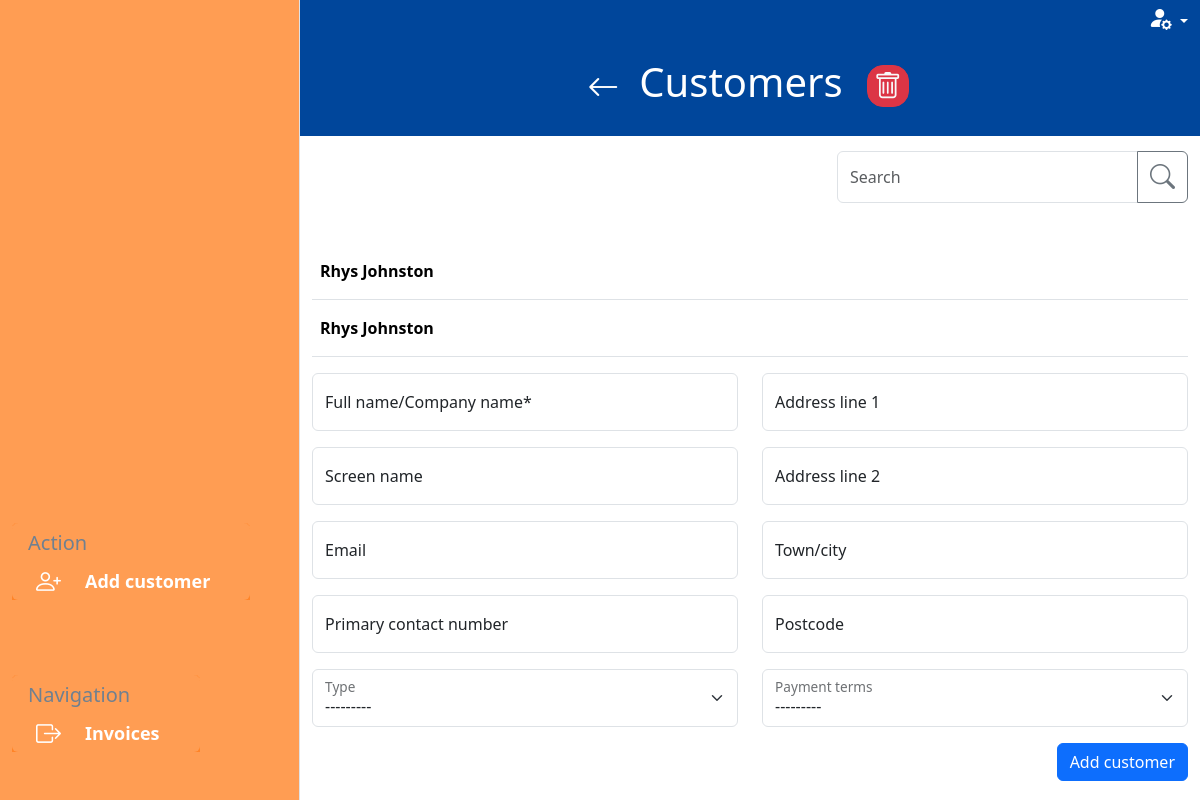
Before: /customers/ with the older database file.
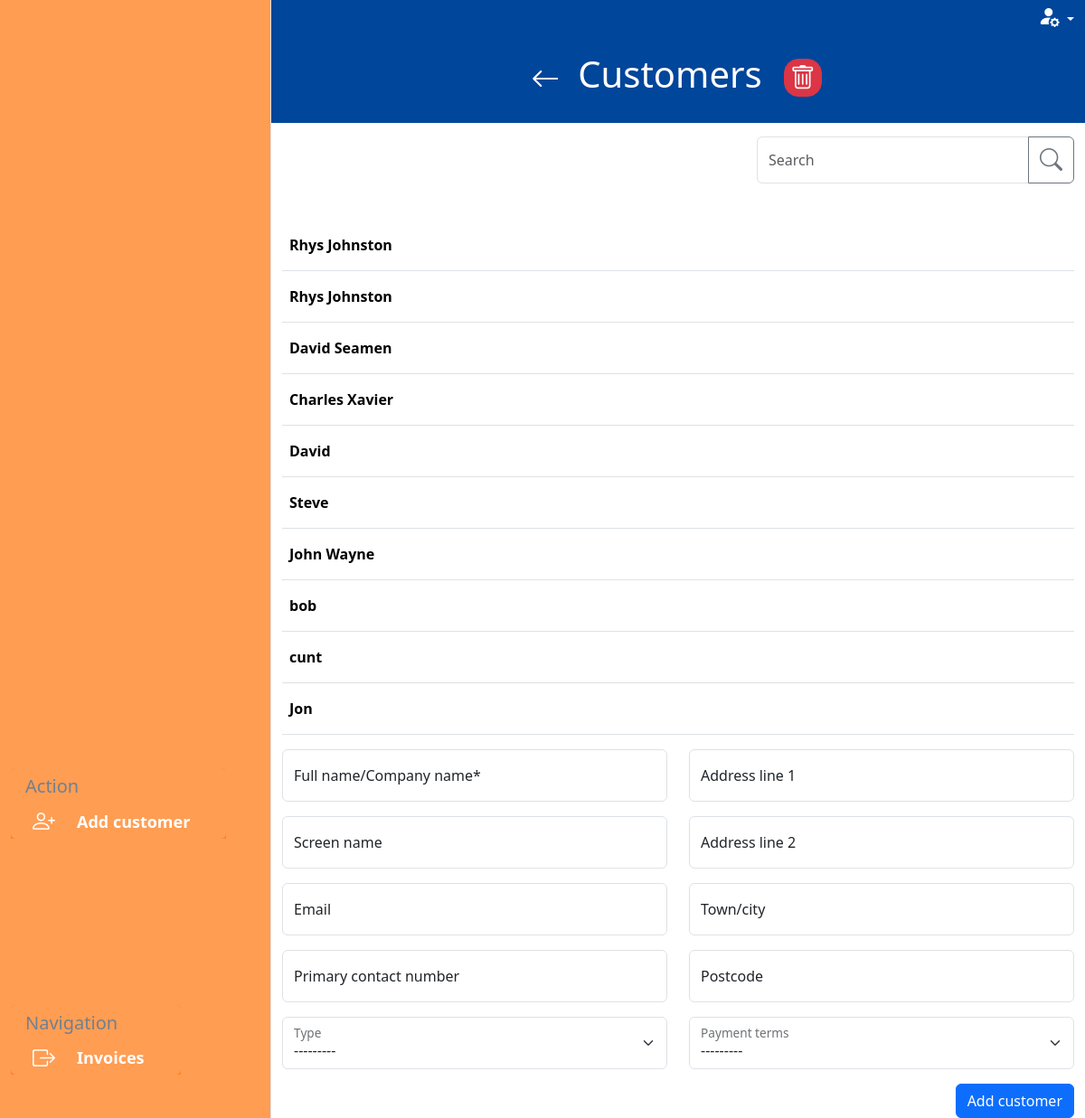
After: the same page with the newer database file.
### customer/models.py (models this page shows, shortened)
class Customer(models.Model):
    class CustomerType(models.IntegerChoices):
        TRADE = '1', 'Trade'
        PRIVATE = '2', 'Private'
    class PaymentTerms(models.IntegerChoices):
        PIA = '1', 'Payment in advance'
        NET_7 = '2', '7 days'
        NET_14 = '3', '14 days'
        NET_30 = '4', '30 days'
        NET_60 = '5', '60 days'
    name = models.CharField(max_length=20, blank=False, null=False)
    friendly_name = models.CharField(max_length=10, blank=True, null=True)
    type = models.PositiveSmallIntegerField(
        choices=CustomerType.choices, blank=True, null=True)
    address_line_1 = models.CharField(max_length=27, blank=True, null=True)
    address_line_2 = models.CharField(max_length=27, blank=True, null=True)
    city_region = models.CharField(max_length=27, blank=True, null=True)
    postcode = models.CharField(max_length=10, blank=True, null=True)
    contact_number_primary = models.CharField(max_length=20, blank=True, null=True)
    email = models.CharField(max_length=20, blank=True, null=True)
    payment_terms = models.PositiveSmallIntegerField(
        choices=PaymentTerms.choices, blank=True, null=True)
    active = models.BooleanField(default=True, blank=True, null=True)
    slug = models.SlugField(max_length=100, unique=True, blank=False, null=False)

### customer/views.py (the view)
# urls.py: path('', views.customer_list, name='customer_list'),
def customer_list(request):
    customers = Customer.objects.filter(active=True)
    form = CustomerForm()
    previous_url = 'customer_list'
    delete_url = 'customer_list'
    template = 'customer/customer_list.html'
    context = {
        'customer_list': customers,
        'form': form,
        'previous_url': 'customer_list',
        'delete_url': delete_url,
    }
    return render(request, template, context)

### customer/forms.py (called while the page is built)
def add_or_edit_path(slug):
    if slug:
        path = reverse('edit_customer', args=[slug])
    else:
        path = reverse('add_customer')
    return path

### customer/templates/customer/customer_list.html
{% extends "base_dashboard.html" %}
{% load static %}
{% load crispy_forms_tags %}
{% block css %}
{{block.super}}
    <link rel="stylesheet" href="{% static 'invoice/css/invoice.css' %}">
{% endblock %}
{% block page_title %}Customers{% endblock %}Customer List{% block page_heading %}Customers{% endblock %}
{% block side_menu_action_items %}
    <a href="" class="btn side-menu-link text-white"><i class="bi bi-person-plus"></i> <span>Add customer</span></a>
{% endblock side_menu_action_items %}
{% block side_menu_nav_items %}
    <a href="{% url 'invoice_list' %}" class="btn side-menu-link text-white"><i class="bi bi-box-arrow-right"></i><span>Invoices</span></a>
{% endblock side_menu_nav_items %}
{% block filter_search %}
    <div class="col-12 offset-md-7 col-md-5">
        <div class="input-group mb-3">
            <input type="text" class="form-control" placeholder="Search" aria-label="Search"
                aria-describedby="button-addon2">
            <button class="btn btn-outline-secondary" type="submit" id="button-addon2"><i class="bi bi-search"></i></button>
        </div>
    </div>
{% endblock %}
{% block dashboard_content %}
    <table class="table table-hover align-middle">
        <tbody>
            {% for customer in customer_list %}
                <tr>
                    <th scope="row"><a href="{% url 'customer_summary' slug=customer.slug  %}">{{ customer.name }}</a></th>
                </tr>
            {% endfor %}
        </tbody>
    </table>
    {% crispy form %}
{% endblock %}

### templates/base_dashboard.html (shortened to what this page needs)
{% extends "base.html" %}
{% load static %}
{% block content %}
  <div class="container-fluid vh-100 main-container">
      <div class="row h-100">
      <div class="col-lg-3 d-none d-lg-block side-menu">
        <div class="container-fluid vh-100 border-end">
          <div class="row h-50">
            <div class="col-12"></div>
          </div>
          <div class="row h-25">
            <div class="col-12 action-container side-menu-container d-flex align-items-end">
              <div class="card">
                <div class="card-header">
                  <h5 class="card-title menu-title">Action</h5>
                </div>
                <div class="card-body p-0 ps-4">
                  {% block side_menu_action_items %}
                  {% endblock side_menu_action_items %}
                </div>
              </div>
            </div>
          </div>
          <div class="row h-25">
            <div class="mb-5 col-12 navigation-container side-menu-container d-flex align-items-end">
              <div class="card">
                <div class="card-header">
                  <h5 class="card-title menu-title">Navigation</h5>
                </div>
                <div class="card-body p-0 ps-4">
                  {% block side_menu_nav_items %}
                  {% endblock side_menu_nav_items %}
                </div>
              </div>
            </div>
          </div>
        </div>
      </div>
      <div class="col-12 col-lg-9 dashboard-outer p-0">
          <header class="container-fluid header-container">
            <div class="row">
                <div class="col text-end">
                  <div class="dropdown">
                    <a class="dropdown-toggle" href="#" role="button" data-bs-toggle="dropdown"
                      aria-expanded="false">
                      <i class="bi bi-person-fill-gear fs-4 text-white"></i>
                    </a>
                </div>
              </div>
            </div>
            <div class="row heading-row">
                <div class="col d-flex align-items-center justify-content-center heading-container">
                  {% if previous_url %}
                    <a href="{% url previous_url %}"><i class="bi-arrow-left icon fs-2 me-3 me-lg-4 align-middle"></i></a>
                  {% endif %}
                  <h1 class="d-inline">{% block page_heading %}{% endblock %}</h1>
                  {% if previous_url %}
                    <a href="" class="btn btn-danger p-2 ms-3 ms-lg-4 rounded-4 d-flex justify-content-center">
                      <i class="bi-trash icon text-light fs-3 align-middle"></i>
                    </a>
                  {% endif %}
                </div>
            </div>
          </header>
          <div class="container-fluid filter-search-container">
            <div class="row">
              {% block filter_search %}
              {% endblock %}
            </div>
          </div>
          <div class="container dashboard-content-container mt-4">
            <div class="row h-100">
                <div class="col-12">
                {% block dashboard_content %}
                {% endblock %}
                </div>
            </div>
          </div>
      </div>
    </div>
  </div>
{% endblock %}

### templates/base.html (shortened to what this page needs)
{% load static %}
<!doctype html>
<html lang="en">
  <head>
    {% block css %}
        <link href="https://cdn.jsdelivr.net/npm/bootstrap@5.3.3/dist/css/bootstrap.min.css" rel="stylesheet">
        <link rel="stylesheet" href="https://cdn.jsdelivr.net/npm/bootstrap-icons@1.11.3/font/bootstrap-icons.min.css">
        <link rel="stylesheet" href="{% static 'css/base.css' %}">
    {% endblock %}
  </head>
<body>
  {% block content %}
  {% endblock %}
  </body>
</html>

### static/css/base.css (style rules this page uses)
html { height: 100%; overflow: hidden; }
a { color: black; text-decoration: none; }
i { font-size: 25px; }
.icon { align-items: center; display: inline-flex; justify-content: center; height: 1.5rem; width: 1.5rem; }
.side-menu { padding: 0; }
.menu-title { color: slategrey; margin: 0; }
.side-menu .card { border: 0; }
.side-menu { background-color: rgba(255, 124, 26, 0.75) !important; color: white; border: 0; }
.side-menu .card .card-header, .side-menu .card .card-body { background-color: rgba(255, 124, 26, 0.75); border:0; }
.side-menu-link { display: flex; align-items: center; justify-content: start; font-size: 18px; font-weight: 600; border:none; margin-right: 40px; padding: 0; }
.side-menu-link > i { font-size: 25px; margin-right: 2vw; }
.header-container { background-color: #00469B; }
.dropdown-toggle { color: white; }
.heading-container h1 { color:white; }
.heading-row { height: 100px; margin-bottom: 15px; border-radius: 8px; }
.heading-container a { color: white; }
.dashboard-outer { overflow-y: auto; height: 100vh; }
tr { line-height: 40px; }
th > a, td > a { text-decoration: none; display:block }

Changed rows visible on the page:
added Customer: name "David Seamen"
added Customer: name "Charles Xavier"
added Customer: name "David"
added Customer: name "Steve"
added Customer: name "John Wayne"
added Customer: name "bob"
added Customer: name "cunt"
added Customer: name "Jon"
